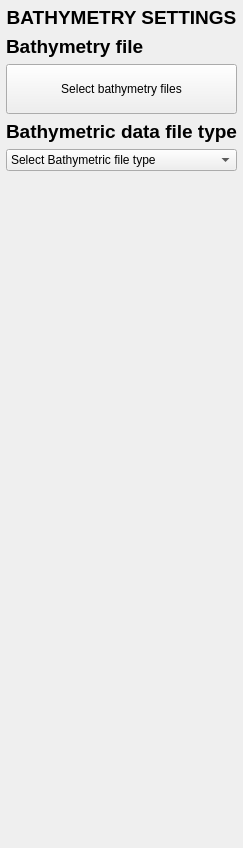
     <widget class="QWidget" name="BC_Bathy03_GenBathy">
      <layout class="QVBoxLayout" name="verticalLayout_5">
       <property name="leftMargin">
        <number>6</number>
       </property>
       <property name="topMargin">
        <number>6</number>
       </property>
       <property name="rightMargin">
        <number>6</number>
       </property>
       <property name="bottomMargin">
        <number>6</number>
       </property>
       <item>
        <widget class="QLabel" name="GeoCHeading">
         <property name="font">
          <font>
           <pointsize>14</pointsize>
          </font>
         </property>
         <property name="text">
          <string>&lt;html&gt;&lt;head/&gt;&lt;body&gt;&lt;p&gt;&lt;span style=&quot; font-weight:600;&quot;&gt;BATHYMETRY SETTINGS&lt;/span&gt;&lt;/p&gt;&lt;/body&gt;&lt;/html&gt;</string>
         </property>
         <property name="alignment">
          <set>Qt::AlignCenter</set>
         </property>
        </widget>
       </item>
       <item>
        <widget class="QLabel" name="GeoC_BathfileLabel">
         <property name="font">
          <font>
           <pointsize>14</pointsize>
           <weight>75</weight>
           <bold>true</bold>
          </font>
         </property>
         <property name="focusPolicy">
          <enum>Qt::ClickFocus</enum>
         </property>
         <property name="text">
          <string>&lt;html&gt;&lt;head/&gt;&lt;body&gt;&lt;p&gt;Bathymetry file&lt;/p&gt;&lt;/body&gt;&lt;/html&gt;</string>
         </property>
        </widget>
       </item>
       <item>
        <widget class="QPushButton" name="GeoC_BathfileBut">
         <property name="text">
          <string>
Select bathymetry files
</string>
         </property>
        </widget>
       </item>
       <item>
        <widget class="QLabel" name="GeoC_BathfiletypeLabel">
         <property name="font">
          <font>
           <pointsize>14</pointsize>
           <weight>75</weight>
           <bold>true</bold>
          </font>
         </property>
         <property name="text">
          <string>&lt;html&gt;&lt;head/&gt;&lt;body&gt;&lt;p&gt;Bathymetric data file type&lt;/p&gt;&lt;/body&gt;&lt;/html&gt;</string>
         </property>
        </widget>
       </item>
       <item>
        <widget class="QComboBox" name="GeoC_BathfiletypeOptions">
         <item>
          <property name="text">
           <string>Select Bathymetric file type</string>
          </property>
         </item>
         <item>
          <property name="text">
           <string>SimCenter format</string>
          </property>
         </item>
         <item>
          <property name="text">
           <string>GeoClaw (Type I)</string>
          </property>
         </item>
         <item>
          <property name="text">
           <string>GeoClaw (Type II)</string>
          </property>
         </item>
         <item>
          <property name="text">
           <string>GeoClaw (Type III)</string>
          </property>
         </item>
         <item>
          <property name="text">
           <string>STL file</string>
          </property>
         </item>
        </widget>
       </item>
       <item>
        <spacer name="verticalSpacer_4">
         <property name="orientation">
          <enum>Qt::Vertical</enum>
         </property>
         <property name="sizeHint" stdset="0">
          <size>
           <width>20</width>
           <height>671</height>
          </size>
         </property>
        </spacer>
       </item>
      </layout>
     </widget>
